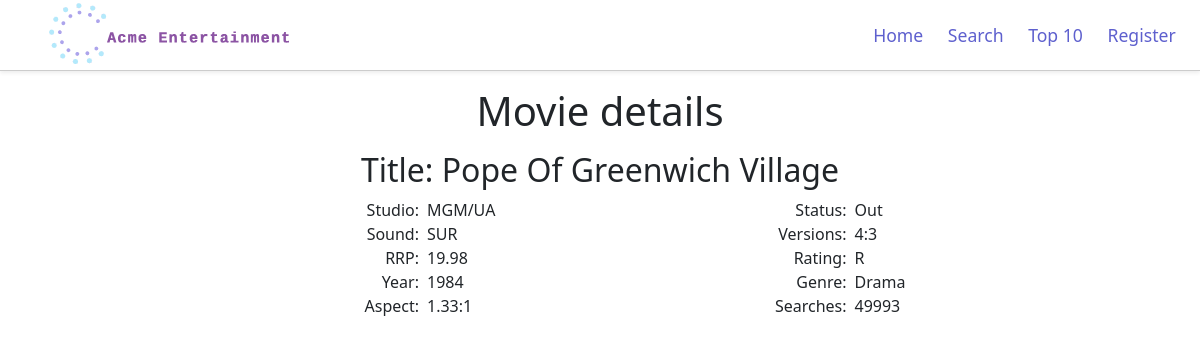
/web_files/movie_details.php?id=1882, run on the app's committed database.
### tables this page shows
CREATE TABLE `dvd` (
  `id` int(11) NOT NULL,
  `title` varchar(100) NOT NULL,
  `studio` varchar(24) DEFAULT NULL,
  `status` varchar(16) DEFAULT NULL,
  `sound` varchar(16) DEFAULT NULL,
  `versions` varchar(24) DEFAULT NULL,
  `recommended_retail_price` varchar(8) DEFAULT NULL,
  `rating` varchar(8) DEFAULT NULL,
  `movie_year` varchar(4) DEFAULT NULL,
  `genre` varchar(16) DEFAULT NULL,
  `aspect` varchar(8) DEFAULT NULL,
  `search_count` int(6) DEFAULT NULL,
  `number_of_star_ratings` int(9) NOT NULL DEFAULT 0,
  `total_stars` int(10) NOT NULL DEFAULT 0
);

### web_files/movie_details_script.php (the view, shortened to what this page needs)
<?php
require "connection_script.php";
if (array_key_exists('id', $_GET)) {
    $id = $_GET["id"];
} else {
    echo "Invalid request: id parameter required\n";
    die;
}
$stmt = $conn->prepare(
    '
SELECT
    title, studio, status, sound,
    versions, recommended_retail_price,
    rating, movie_year,
    genre, aspect, search_count
FROM
    `dvd`
WHERE
    id=:id
;
    '
);
$stmt->bindParam(':id', $id);
$stmt->execute();
foreach ($stmt->fetchAll(PDO::FETCH_ASSOC) as $row) {
    $title = htmlspecialchars($row["title"]);
    $studio = $row["studio"];
    $status = $row["status"];
    $sound = $row["sound"];
    $versions = $row["versions"];
    $recommended_retail_price = $row["recommended_retail_price"];
    $rating = $row["rating"];
    $movie_year = $row["movie_year"];
    $genre = $row["genre"];
    $aspect = $row["aspect"];
    $search_count = $row["search_count"];
    echo "<h2 class='text-center'>Title: $title</h2>";
    echo '<div class="details-list container ">';
    echo "
                <div class='row'>
                    <div class='col offset-sm-1 offset-md-2 offset-lg-3'>
                        <label>Studio:  </label>$studio
                    </div>
                    <div class='col'>
                        <label>Status:  </label>$status
                    </div>
                </div>
                <div class='row'>
                    <div class='col offset-sm-1 offset-md-2 offset-lg-3'>
                        <label>Sound:  </label>$sound
                    </div>
                    <div class='col'>
                        <label>Versions:  </label>$versions
                    </div>
                </div>
                <div class='row'>
                    <div class='col offset-sm-1 offset-md-2 offset-lg-3'>
                        <label>RRP:  </label>$recommended_retail_price
                    </div>
                    <div class='col'>
                        <label>Rating:  </label>$rating
                    </div>
                </div>
                <div class='row'>
                    <div class='col offset-sm-1 offset-md-2 offset-lg-3'>
                        <label>Year:  </label>$movie_year
                    </div>
                    <div class='col'>
                        <label>Genre: </label>$genre
                    </div>
                </div>
                <div class='row'>
                    <div class='col offset-sm-1 offset-md-2 offset-lg-3'>
                        <label>Aspect:  </label>$aspect
                    </div>
                    <div class='col'>
                        <label>Searches:  </label>$search_count
                    </div>
                </div>
    ";
}
?>

### web_files/movie_details.php (shortened to what this page needs)
<!DOCTYPE html>
<html lang="en">
    <head>
        <link href="https://cdn.jsdelivr.net/npm/bootstrap@5.1.2/dist/css/bootstrap.min.css" rel="stylesheet">
        <link rel="stylesheet" href="style.css">
    </head>
    <body>
        <?php
        require "nav.php";
        ?>
        <header class="container-fluid text-center mt-3 mb-3">
            <h1>Movie details</h1>
        </header>
        <main>
                <?php
                require "movie_details_script.php";
                ?>
            </div>
        </main>
    </body>
</html>

### web_files/nav.php (shortened to what this page needs)
<nav class="navbar navbar-expand-sm bg-white navbar-light shadow-sm">
    <div class="container-fluid">
        <a class="navbar-brand" href="index.php"><img src="./resources/logo_transparent.svg" width="290" height="62.5" class="d-inline-block align-top img-fluid" alt=""></a>
        <div class="collapse navbar-collapse" id="collapsibleNavbar">
            <ul class="navbar-nav ms-auto">
                <li class="nav-item">
                    <a class="nav-link" href="index.php">Home</a>
                </li>
                <li class="nav-item">
                    <a class="nav-link" href="search.php">Search</a>
                </li>
                <li class="nav-item">
                    <a class="nav-link" href="top_ten.php">Top 10</a>
                </li>
                <li class="nav-item">
                    <a class="nav-link" href="register.php">Register</a>
                </li>
            </ul>
        </div>
    </div>
</nav>

### web_files/style.css (style rules this page uses)
body { background-color: rgb(255, 255, 255); }
nav { background-color: rgb(255, 255, 255); border-bottom: #000000; }
nav ul { list-style-type: none; padding: 0, 0, 0, 0; }
.details-list label { width: 100px; text-align: right; padding-right: 8px; }
.navbar { border-bottom:0.5px solid rgb(204, 204, 204); }
.navbar .navbar-nav .nav-link { color: #5E60CE; font-size: 1.1em; position: relative; }
.navbar .navbar-nav .nav-link::after { position: absolute; bottom: 0; left: 0; right: 0; margin: auto; background-color: #5E60CE; color: transparent; width: 0%; content: '.'; height: 3px; }
.navbar .navbar-nav .nav-link { transition: all 0.5s; }
@media only screen and (min-width: 960px) { .navbar .navbar-nav .nav-link { padding: 1em 0.7em; } }
@media only screen and (min-width: 960px) { .navbar { padding: 0; } }
@media only screen and (min-width: 960px) { .navbar .navbar-brand { padding: 0 0.7em; } }

### data on the page
dvd: title "Pope Of Greenwich Village", studio "MGM/UA", status "Out", sound "SUR", versions "4:3", recommended_retail_price "19.98", rating "R", movie_year "1984", genre "Drama", aspect "1.33:1", search_count "49993"
